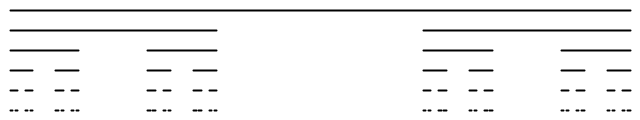
Frame 1 (no input)
Frame 2 (the mouse pressed at the canvas centre, redrawn once): identical to frame 1, image omitted

The Processing sketch that drew this single still picture (run headless with seeded random() and noise(); the mouse was pressed at the canvas centre and the sketch redrawn once):

// Processing sketch: Example_8_4_Cantor_Set
// ── Example_8_4_Cantor_Set.pde
// The Nature of Code
// Daniel Shiffman
// http://natureofcode.com

// Cantor Set
// Renders a simple fractal, the Cantor Set

void setup() {
  size(640, 120);
  background(255);

  // Call the recursive function
  strokeWeight(2);
  cantor(10, 10, 620);
}

void draw() {
  // No need to loop
  noLoop();
}

void cantor(float x, int y, float length) {
  //{!1} Stop at 1 pixel!
  if (length > 1) {
    line(x, y, x + length, y);
    cantor(x, y + 20, length / 3);
    cantor(x + (2 * length) / 3, y + 20, length / 3);
  }
}
